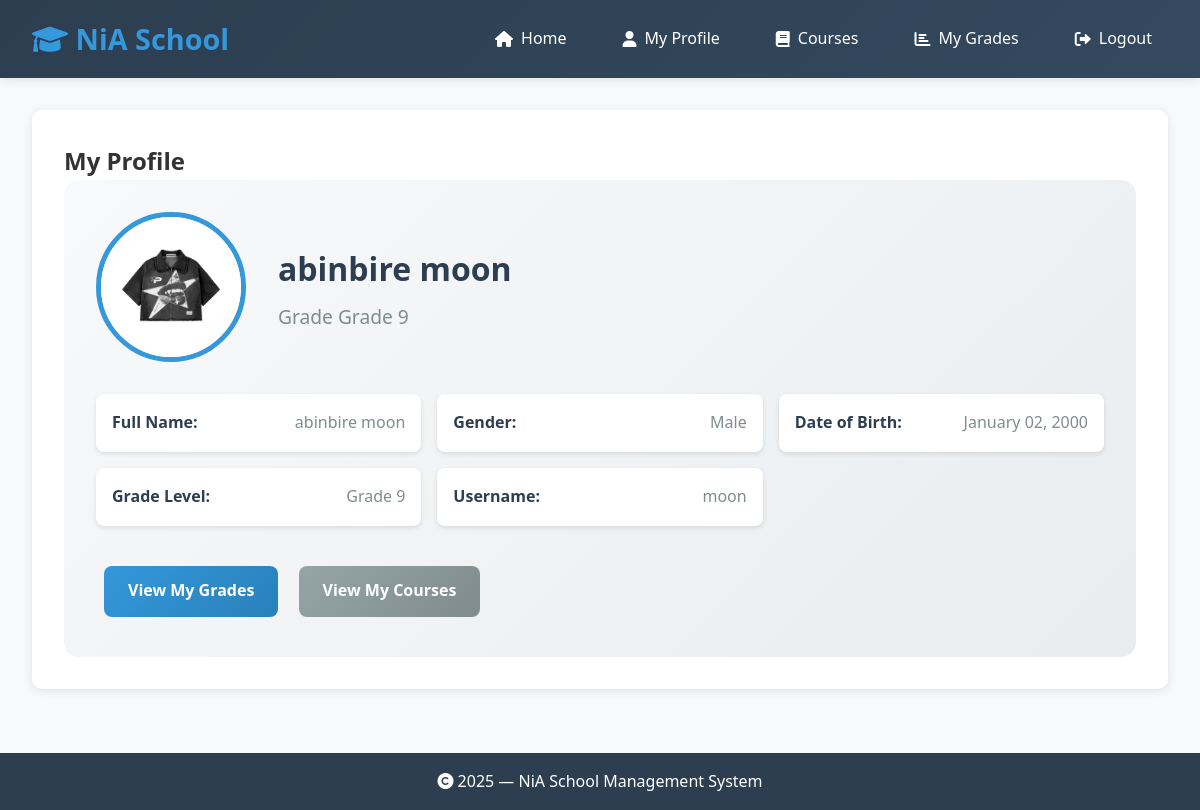
/students (signed in), run on the app's committed database.
### models.py (models this page shows, shortened)
class Student(db.Model):
    __tablename__ = 'students'
    id = db.Column(db.Integer, primary_key=True)
    first_name = db.Column(db.String(50), nullable=False)
    second_name = db.Column(db.String(50), nullable=True)
    last_name = db.Column(db.String(50), nullable=False)
    gender = db.Column(db.String(20), nullable=False)
    date_of_birth = db.Column(db.DateTime, default=datetime.datetime.utcnow)
    grade_level = db.Column(db.String(20), nullable=True)
    profile_pic = db.Column(db.String(100), nullable=True)
    user_id = db.Column(db.Integer, db.ForeignKey('user.id'), nullable=True)
    grades = db.relationship(
        'Grade',
        backref='student_obj',
        lazy=True,
        cascade="all, delete"
    )

class User(db.Model, UserMixin):
    __tablename__ = 'user'
    id = db.Column(db.Integer, primary_key=True)
    username = db.Column(db.String(150), unique=True, nullable=False)
    password_hash = db.Column(db.String(300), nullable=False)
    role = db.Column(db.String(20), nullable=False, default="student")  # roles: admin, teacher, student
    student = db.relationship('Student', backref='user_account', uselist=False, foreign_keys='Student.user_id')
    teacher = db.relationship('Teacher', backref='user_account', uselist=False, foreign_keys='Teacher.user_id')

### app.py (the view)
@app.route('/students')
@login_required
def students():
    if current_user.role == 'student':
        student = Student.query.filter_by(user_id=current_user.id).first()
        if student:
            return render_template('student_profile.html', student=student)
        else:
            return "Student profile not found. Please contact administrator.", 404
    students = Student.query.all()
    return render_template('students.html', students=students)

### app.py (called while the page is built)
@login_manager.user_loader
def load_user(user_id):
    return User.query.get(int(user_id))

def get_profile_pic_url(filename):
    if filename:
        return url_for('static', filename=f'uploads/{filename}')
    return url_for('static', filename='images/default_profile.png')

@app.context_processor
def utility_processor():
    return dict(get_profile_pic_url=get_profile_pic_url)

### templates/student_profile.html
{% extends "base.html" %}
{% block content %}
<div class="dashboard-section">
    <h2>My Profile</h2>
    <div class="profile-card">
        <div class="profile-header">
            {% if student.profile_pic %}
                <img src="{{ get_profile_pic_url(student.profile_pic) }}" alt="Profile Picture" class="profile-image" style="width: 150px; height: 150px; border-radius: 50%; object-fit: cover;">
            {% else %}
                <div class="profile-image-placeholder" style="width: 150px; height: 150px; border-radius: 50%; background: #007bff; color: white; display: flex; align-items: center; justify-content: center; font-size: 48px; font-weight: bold;">
                    {{ student.first_name[0] }}{{ student.last_name[0] }}
                </div>
            {% endif %}
            <div class="profile-info">
                <h3>{{ student.first_name }} {{ student.last_name }}</h3>
                <p class="grade-level">Grade {{ student.grade_level }}</p>
            </div>
        </div>
        <div class="profile-details">
            <div class="detail-row">
                <span class="detail-label">Full Name:</span>
                <span class="detail-value">{{ student.first_name }} {{ student.second_name or '' }} {{ student.last_name }}</span>
            </div>
            <div class="detail-row">
                <span class="detail-label">Gender:</span>
                <span class="detail-value">{{ student.gender }}</span>
            </div>
            <div class="detail-row">
                <span class="detail-label">Date of Birth:</span>
                <span class="detail-value">{{ student.date_of_birth.strftime('%B %d, %Y') }}</span>
            </div>
            <div class="detail-row">
                <span class="detail-label">Grade Level:</span>
                <span class="detail-value">{{ student.grade_level }}</span>
            </div>
            <div class="detail-row">
                <span class="detail-label">Username:</span>
                <span class="detail-value">{{ student.user_account.username }}</span>
            </div>
        </div>
        <div class="profile-actions">
            <a href="{{ url_for('my_grades') }}" class="btn btn-primary">View My Grades</a>
            <a href="{{ url_for('my_courses') }}" class="btn btn-secondary">View My Courses</a>
        </div>
    </div>
</div>
{% endblock %}

### static/style.css (style rules this page uses)
* { margin: 0; padding: 0; box-sizing: border-box; }
body { font-family: 'Segoe UI', Tahoma, Geneva, Verdana, sans-serif; line-height: 1.6; color: #333; background: #f8f9fa; }
.dashboard-section { background: white; border-radius: 10px; padding: 2rem; box-shadow: 0 2px 10px rgba(0,0,0,0.1); margin-bottom: 2rem; }
.profile-card { background: linear-gradient(135deg, #f8f9fa, #e9ecef); border-radius: 15px; padding: 2rem; }
.profile-header { display: flex; align-items: center; gap: 2rem; margin-bottom: 2rem; }
.profile-image { width: 150px; height: 150px; border-radius: 50%; object-fit: cover; border: 5px solid #3498db; }
.profile-info h3 { font-size: 2rem; color: #2c3e50; margin-bottom: 0.5rem; }
.grade-level { font-size: 1.2rem; color: #7f8c8d; font-weight: 500; }
.profile-details { display: grid; grid-template-columns: repeat(auto-fit, minmax(300px, 1fr)); gap: 1rem; margin-bottom: 2rem; }
.detail-row { display: flex; justify-content: space-between; padding: 1rem; background: white; border-radius: 8px; box-shadow: 0 2px 5px rgba(0,0,0,0.1); }
.detail-label { font-weight: bold; color: #2c3e50; }
.detail-value { color: #7f8c8d; }
.btn { display: inline-block; padding: 0.8rem 1.5rem; border: none; border-radius: 8px; text-decoration: none; font-weight: 600; text-align: center; transition: all 0.3s ease; cursor: pointer; font-size: 1rem; margin: 0.5rem; }
.btn-primary { background: linear-gradient(135deg, #3498db, #2980b9); color: white; }
.btn-secondary { background: linear-gradient(135deg, #95a5a6, #7f8c8d); color: white; }

### data on the page
Student: profile_pic (picture), first_name "abinbire", last_name "moon", grade_level "Grade 9", gender "Male", date_of_birth "January 02, 2000"
User: user_account.username "moon"

### other printed values
{{ year or 2025 }} "2025"
